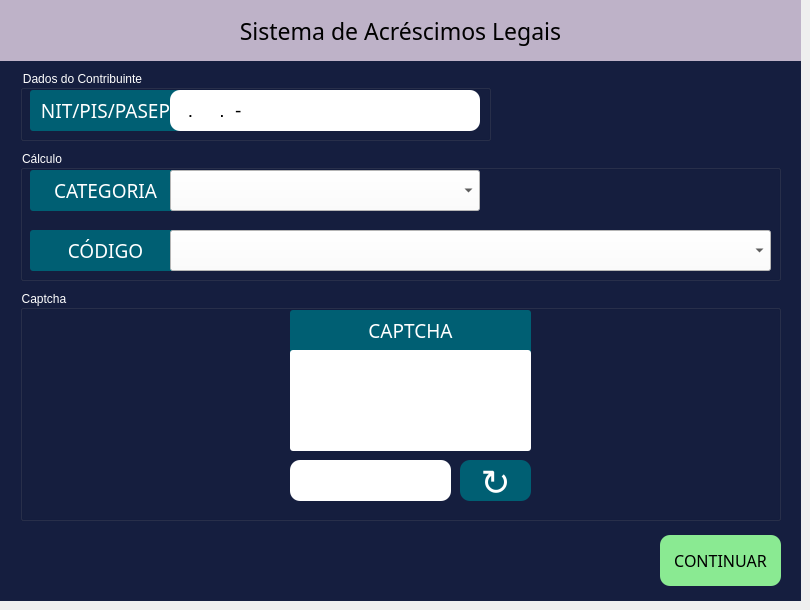
    <widget class="QWidget" name="page2">
     <widget class="QLabel" name="background_3">
      <property name="geometry">
       <rect>
        <x>0</x>
        <y>60</y>
        <width>801</width>
        <height>541</height>
       </rect>
      </property>
      <property name="styleSheet">
       <string notr="true">background:#151E3F;</string>
      </property>
      <property name="text">
       <string/>
      </property>
     </widget>
     <widget class="QPushButton" name="continueButton">
      <property name="geometry">
       <rect>
        <x>660</x>
        <y>535</y>
        <width>121</width>
        <height>51</height>
       </rect>
      </property>
      <property name="font">
       <font>
        <family>Franklin Gothic Demi</family>
        <pointsize>12</pointsize>
       </font>
      </property>
      <property name="cursor">
       <cursorShape>PointingHandCursor</cursorShape>
      </property>
      <property name="styleSheet">
       <string notr="true">border-radius: 10px;
color:black;
background: #8AEA92;</string>
      </property>
      <property name="text">
       <string>CONTINUAR</string>
      </property>
     </widget>
     <widget class="QLabel" name="titleLabel">
      <property name="geometry">
       <rect>
        <x>0</x>
        <y>0</y>
        <width>801</width>
        <height>61</height>
       </rect>
      </property>
      <property name="font">
       <font>
        <family>Leelawadee UI Semilight</family>
        <pointsize>17</pointsize>
       </font>
      </property>
      <property name="styleSheet">
       <string notr="true">background:#BEB2C8;</string>
      </property>
      <property name="text">
       <string>Sistema de Acréscimos Legais</string>
      </property>
      <property name="alignment">
       <set>Qt::AlignCenter</set>
      </property>
     </widget>
     <widget class="QGroupBox" name="groupBox">
      <property name="geometry">
       <rect>
        <x>20</x>
        <y>70</y>
        <width>471</width>
        <height>71</height>
       </rect>
      </property>
      <property name="styleSheet">
       <string notr="true">color:white;</string>
      </property>
      <property name="title">
       <string>Dados do Contribuinte</string>
      </property>
      <widget class="QLabel" name="nitLabel">
       <property name="geometry">
        <rect>
         <x>10</x>
         <y>20</y>
         <width>151</width>
         <height>41</height>
        </rect>
       </property>
       <property name="font">
        <font>
         <family>Leelawadee UI Semilight</family>
         <pointsize>14</pointsize>
        </font>
       </property>
       <property name="mouseTracking">
        <bool>false</bool>
       </property>
       <property name="tabletTracking">
        <bool>false</bool>
       </property>
       <property name="toolTipDuration">
        <number>-7</number>
       </property>
       <property name="styleSheet">
        <string notr="true">color: white;
background:#005f73;
border-radius: 3px;
</string>
       </property>
       <property name="frameShape">
        <enum>QFrame::NoFrame</enum>
       </property>
       <property name="text">
        <string>NIT/PIS/PASEP</string>
       </property>
       <property name="alignment">
        <set>Qt::AlignCenter</set>
       </property>
      </widget>
      <widget class="QLineEdit" name="nitInput">
       <property name="geometry">
        <rect>
         <x>150</x>
         <y>20</y>
         <width>310</width>
         <height>41</height>
        </rect>
       </property>
       <property name="font">
        <font>
         <pointsize>14</pointsize>
        </font>
       </property>
       <property name="focusPolicy">
        <enum>Qt::StrongFocus</enum>
       </property>
       <property name="styleSheet">
        <string notr="true">border-radius: 10px;
background-color:white;
color:black; </string>
       </property>
       <property name="inputMask">
        <string>999.99999.99-9</string>
       </property>
      </widget>
     </widget>
     <widget class="QGroupBox" name="groupBox_2">
      <property name="geometry">
       <rect>
        <x>20</x>
        <y>150</y>
        <width>761</width>
        <height>131</height>
       </rect>
      </property>
      <property name="styleSheet">
       <string notr="true">color:white;</string>
      </property>
      <property name="title">
       <string>Cálculo</string>
      </property>
      <widget class="QLabel" name="categoryLabel">
       <property name="geometry">
        <rect>
         <x>10</x>
         <y>20</y>
         <width>151</width>
         <height>41</height>
        </rect>
       </property>
       <property name="font">
        <font>
         <family>Leelawadee UI Semilight</family>
         <pointsize>14</pointsize>
        </font>
       </property>
       <property name="toolTipDuration">
        <number>-7</number>
       </property>
       <property name="styleSheet">
        <string notr="true">color: white;
background:#005f73;
border-radius: 3px;
</string>
       </property>
       <property name="frameShape">
        <enum>QFrame::NoFrame</enum>
       </property>
       <property name="text">
        <string>CATEGORIA</string>
       </property>
       <property name="alignment">
        <set>Qt::AlignCenter</set>
       </property>
      </widget>
      <widget class="QComboBox" name="categoryInput">
       <property name="geometry">
        <rect>
         <x>150</x>
         <y>20</y>
         <width>310</width>
         <height>41</height>
        </rect>
       </property>
       <property name="font">
        <font>
         <family>Calibri</family>
         <pointsize>14</pointsize>
        </font>
       </property>
       <property name="layoutDirection">
        <enum>Qt::LeftToRight</enum>
       </property>
       <property name="autoFillBackground">
        <bool>false</bool>
       </property>
       <property name="styleSheet">
        <string notr="true">background-color:white; 
color:black</string>
       </property>
      </widget>
      <widget class="QLabel" name="paymentCodeLabel">
       <property name="geometry">
        <rect>
         <x>10</x>
         <y>80</y>
         <width>151</width>
         <height>41</height>
        </rect>
       </property>
       <property name="font">
        <font>
         <family>Leelawadee UI Semilight</family>
         <pointsize>14</pointsize>
        </font>
       </property>
       <property name="toolTipDuration">
        <number>-7</number>
       </property>
       <property name="styleSheet">
        <string notr="true">color: white;
background:#005f73;
border-radius: 3px;
</string>
       </property>
       <property name="frameShape">
        <enum>QFrame::NoFrame</enum>
       </property>
       <property name="text">
        <string>CÓDIGO</string>
       </property>
       <property name="alignment">
        <set>Qt::AlignCenter</set>
       </property>
      </widget>
      <widget class="QComboBox" name="paymentCodeInput">
       <property name="geometry">
        <rect>
         <x>150</x>
         <y>80</y>
         <width>601</width>
         <height>41</height>
        </rect>
       </property>
       <property name="font">
        <font>
         <family>Calibri</family>
         <pointsize>9</pointsize>
        </font>
       </property>
       <property name="layoutDirection">
        <enum>Qt::LeftToRight</enum>
       </property>
       <property name="autoFillBackground">
        <bool>false</bool>
       </property>
       <property name="styleSheet">
        <string notr="true">background-color:white; 
color:black;</string>
       </property>
      </widget>
      <zorder>categoryLabel</zorder>
      <zorder>paymentCodeLabel</zorder>
      <zorder>categoryInput</zorder>
      <zorder>paymentCodeInput</zorder>
     </widget>
     <widget class="QGroupBox" name="groupBox_3">
      <property name="geometry">
       <rect>
        <x>20</x>
        <y>290</y>
        <width>761</width>
        <height>231</height>
       </rect>
      </property>
      <property name="styleSheet">
       <string notr="true">color:white;</string>
      </property>
      <property name="title">
       <string>Captcha</string>
      </property>
      <widget class="QPushButton" name="reloadCaptchaButton">
       <property name="geometry">
        <rect>
         <x>440</x>
         <y>170</y>
         <width>71</width>
         <height>41</height>
        </rect>
       </property>
       <property name="font">
        <font>
         <family>Franklin Gothic Demi</family>
         <pointsize>27</pointsize>
        </font>
       </property>
       <property name="cursor">
        <cursorShape>PointingHandCursor</cursorShape>
       </property>
       <property name="styleSheet">
        <string notr="true">color: white;
background:#005f73;
border-radius: 10px;
</string>
       </property>
       <property name="text">
        <string>↻</string>
       </property>
      </widget>
      <widget class="QLabel" name="captchaImageLabel">
       <property name="geometry">
        <rect>
         <x>270</x>
         <y>60</y>
         <width>241</width>
         <height>101</height>
        </rect>
       </property>
       <property name="font">
        <font>
         <family>Leelawadee UI Semilight</family>
         <pointsize>14</pointsize>
         <stylestrategy>PreferDefault</stylestrategy>
        </font>
       </property>
       <property name="toolTipDuration">
        <number>-7</number>
       </property>
       <property name="styleSheet">
        <string notr="true">
background:white;
border-radius: 3px;
</string>
       </property>
       <property name="frameShape">
        <enum>QFrame::NoFrame</enum>
       </property>
       <property name="text">
        <string/>
       </property>
       <property name="alignment">
        <set>Qt::AlignCenter</set>
       </property>
      </widget>
      <widget class="QLabel" name="captchaLabel_2">
       <property name="geometry">
        <rect>
         <x>270</x>
         <y>20</y>
         <width>241</width>
         <height>51</height>
        </rect>
       </property>
       <property name="font">
        <font>
         <family>Leelawadee UI Semilight</family>
         <pointsize>14</pointsize>
         <stylestrategy>PreferDefault</stylestrategy>
        </font>
       </property>
       <property name="toolTipDuration">
        <number>-7</number>
       </property>
       <property name="styleSheet">
        <string notr="true">background:#005f73;
border-radius: 3px;
</string>
       </property>
       <property name="frameShape">
        <enum>QFrame::NoFrame</enum>
       </property>
       <property name="text">
        <string/>
       </property>
       <property name="alignment">
        <set>Qt::AlignCenter</set>
       </property>
      </widget>
      <widget class="QLineEdit" name="captchaInput">
       <property name="geometry">
        <rect>
         <x>270</x>
         <y>170</y>
         <width>161</width>
         <height>41</height>
        </rect>
       </property>
       <property name="font">
        <font>
         <family>Calibri</family>
         <pointsize>14</pointsize>
        </font>
       </property>
       <property name="styleSheet">
        <string notr="true">border-radius: 10px;
background-color:white; 
color:black</string>
       </property>
      </widget>
      <widget class="QLabel" name="captchaLabel_3">
       <property name="geometry">
        <rect>
         <x>270</x>
         <y>20</y>
         <width>241</width>
         <height>40</height>
        </rect>
       </property>
       <property name="font">
        <font>
         <family>Leelawadee UI Semilight</family>
         <pointsize>14</pointsize>
         <stylestrategy>PreferDefault</stylestrategy>
        </font>
       </property>
       <property name="toolTipDuration">
        <number>-7</number>
       </property>
       <property name="styleSheet">
        <string notr="true">color: white;</string>
       </property>
       <property name="frameShape">
        <enum>QFrame::NoFrame</enum>
       </property>
       <property name="text">
        <string>CAPTCHA</string>
       </property>
       <property name="alignment">
        <set>Qt::AlignCenter</set>
       </property>
      </widget>
      <zorder>reloadCaptchaButton</zorder>
      <zorder>captchaLabel_2</zorder>
      <zorder>captchaInput</zorder>
      <zorder>captchaImageLabel</zorder>
      <zorder>captchaLabel_3</zorder>
     </widget>
    </widget>
